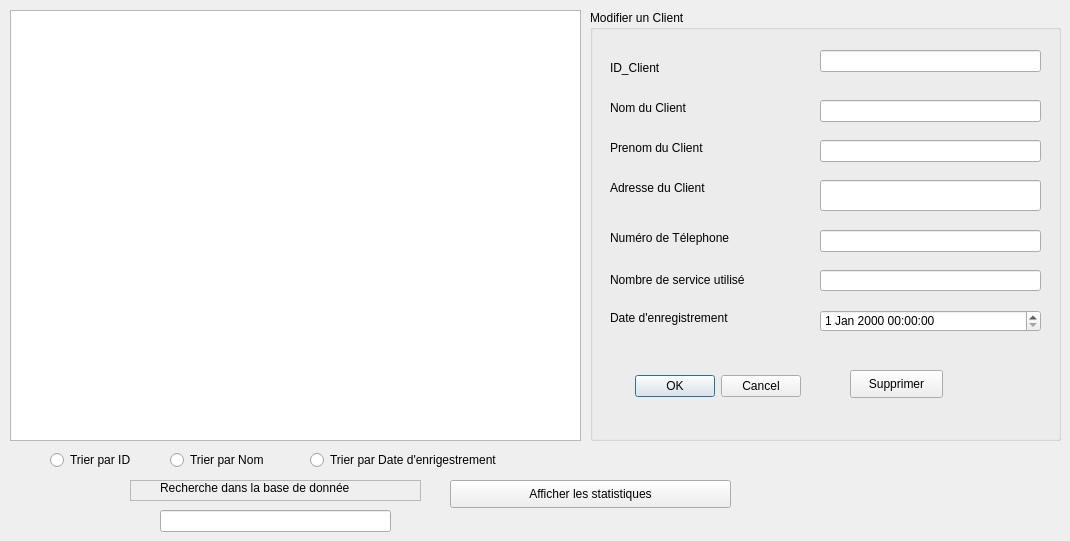
      <widget class="QWidget" name="tabWidgetPage1">
       <attribute name="title">
        <string>Afficher</string>
       </attribute>
       <widget class="QTableView" name="tab_client">
        <property name="geometry">
         <rect>
          <x>10</x>
          <y>10</y>
          <width>571</width>
          <height>431</height>
         </rect>
        </property>
       </widget>
       <widget class="QRadioButton" name="trieparNom">
        <property name="geometry">
         <rect>
          <x>170</x>
          <y>450</y>
          <width>121</width>
          <height>20</height>
         </rect>
        </property>
        <property name="text">
         <string>Trier par Nom</string>
        </property>
       </widget>
       <widget class="QRadioButton" name="trieparDate">
        <property name="geometry">
         <rect>
          <x>310</x>
          <y>450</y>
          <width>231</width>
          <height>20</height>
         </rect>
        </property>
        <property name="text">
         <string>Trier par Date d'enrigestrement</string>
        </property>
       </widget>
       <widget class="QRadioButton" name="trieparId">
        <property name="geometry">
         <rect>
          <x>50</x>
          <y>450</y>
          <width>101</width>
          <height>20</height>
         </rect>
        </property>
        <property name="text">
         <string>Trier par ID</string>
        </property>
       </widget>
       <widget class="QLineEdit" name="recherche">
        <property name="geometry">
         <rect>
          <x>160</x>
          <y>510</y>
          <width>231</width>
          <height>22</height>
         </rect>
        </property>
       </widget>
       <widget class="QFrame" name="frame">
        <property name="geometry">
         <rect>
          <x>130</x>
          <y>480</y>
          <width>291</width>
          <height>21</height>
         </rect>
        </property>
        <property name="frameShape">
         <enum>QFrame::StyledPanel</enum>
        </property>
        <property name="frameShadow">
         <enum>QFrame::Raised</enum>
        </property>
        <widget class="QLabel" name="label_8">
         <property name="geometry">
          <rect>
           <x>30</x>
           <y>0</y>
           <width>231</width>
           <height>16</height>
          </rect>
         </property>
         <property name="text">
          <string>Recherche dans la base de donnée</string>
         </property>
        </widget>
       </widget>
       <widget class="QPushButton" name="pushButton_2">
        <property name="geometry">
         <rect>
          <x>450</x>
          <y>480</y>
          <width>281</width>
          <height>28</height>
         </rect>
        </property>
        <property name="text">
         <string>Afficher les statistiques</string>
        </property>
       </widget>
       <widget class="QGroupBox" name="groupBox_3">
        <property name="geometry">
         <rect>
          <x>590</x>
          <y>10</y>
          <width>471</width>
          <height>431</height>
         </rect>
        </property>
        <property name="title">
         <string>Modifier un Client</string>
        </property>
        <widget class="QLabel" name="label_22">
         <property name="geometry">
          <rect>
           <x>20</x>
           <y>50</y>
           <width>81</width>
           <height>16</height>
          </rect>
         </property>
         <property name="text">
          <string>ID_Client</string>
         </property>
        </widget>
        <widget class="QLabel" name="label_23">
         <property name="geometry">
          <rect>
           <x>20</x>
           <y>90</y>
           <width>111</width>
           <height>16</height>
          </rect>
         </property>
         <property name="text">
          <string>Nom du Client</string>
         </property>
        </widget>
        <widget class="QLabel" name="label_24">
         <property name="geometry">
          <rect>
           <x>20</x>
           <y>130</y>
           <width>131</width>
           <height>16</height>
          </rect>
         </property>
         <property name="text">
          <string>Prenom du Client</string>
         </property>
        </widget>
        <widget class="QLabel" name="label_25">
         <property name="geometry">
          <rect>
           <x>20</x>
           <y>170</y>
           <width>121</width>
           <height>16</height>
          </rect>
         </property>
         <property name="text">
          <string>Adresse du Client</string>
         </property>
        </widget>
        <widget class="QLabel" name="label_26">
         <property name="geometry">
          <rect>
           <x>20</x>
           <y>220</y>
           <width>161</width>
           <height>16</height>
          </rect>
         </property>
         <property name="text">
          <string>Numéro de Télephone</string>
         </property>
        </widget>
        <widget class="QLabel" name="label_27">
         <property name="geometry">
          <rect>
           <x>20</x>
           <y>300</y>
           <width>161</width>
           <height>16</height>
          </rect>
         </property>
         <property name="text">
          <string>Date d'enregistrement</string>
         </property>
        </widget>
        <widget class="QLineEdit" name="m_idclient">
         <property name="geometry">
          <rect>
           <x>230</x>
           <y>40</y>
           <width>221</width>
           <height>22</height>
          </rect>
         </property>
        </widget>
        <widget class="QLineEdit" name="m_nomclient">
         <property name="geometry">
          <rect>
           <x>230</x>
           <y>90</y>
           <width>221</width>
           <height>22</height>
          </rect>
         </property>
        </widget>
        <widget class="QLineEdit" name="m_prenomclient">
         <property name="geometry">
          <rect>
           <x>230</x>
           <y>130</y>
           <width>221</width>
           <height>22</height>
          </rect>
         </property>
        </widget>
        <widget class="QLineEdit" name="m_adresseclient">
         <property name="geometry">
          <rect>
           <x>230</x>
           <y>170</y>
           <width>221</width>
           <height>31</height>
          </rect>
         </property>
        </widget>
        <widget class="QLineEdit" name="m_telclient">
         <property name="geometry">
          <rect>
           <x>230</x>
           <y>220</y>
           <width>221</width>
           <height>22</height>
          </rect>
         </property>
        </widget>
        <widget class="QDateTimeEdit" name="m_dateclient">
         <property name="geometry">
          <rect>
           <x>230</x>
           <y>300</y>
           <width>221</width>
           <height>22</height>
          </rect>
         </property>
        </widget>
        <widget class="QLabel" name="label_28">
         <property name="geometry">
          <rect>
           <x>20</x>
           <y>260</y>
           <width>171</width>
           <height>20</height>
          </rect>
         </property>
         <property name="text">
          <string>Nombre de service utilisé</string>
         </property>
        </widget>
        <widget class="QLineEdit" name="m_nbserviceclient">
         <property name="geometry">
          <rect>
           <x>230</x>
           <y>260</y>
           <width>221</width>
           <height>21</height>
          </rect>
         </property>
        </widget>
        <widget class="QDialogButtonBox" name="buttonBox_Visite_modif_2">
         <property name="geometry">
          <rect>
           <x>-130</x>
           <y>360</y>
           <width>341</width>
           <height>32</height>
          </rect>
         </property>
         <property name="orientation">
          <enum>Qt::Horizontal</enum>
         </property>
         <property name="standardButtons">
          <set>QDialogButtonBox::Cancel|QDialogButtonBox::Ok</set>
         </property>
        </widget>
        <widget class="QPushButton" name="boutonsupp_2">
         <property name="geometry">
          <rect>
           <x>260</x>
           <y>360</y>
           <width>93</width>
           <height>28</height>
          </rect>
         </property>
         <property name="text">
          <string>Supprimer</string>
         </property>
        </widget>
       </widget>
      </widget>
